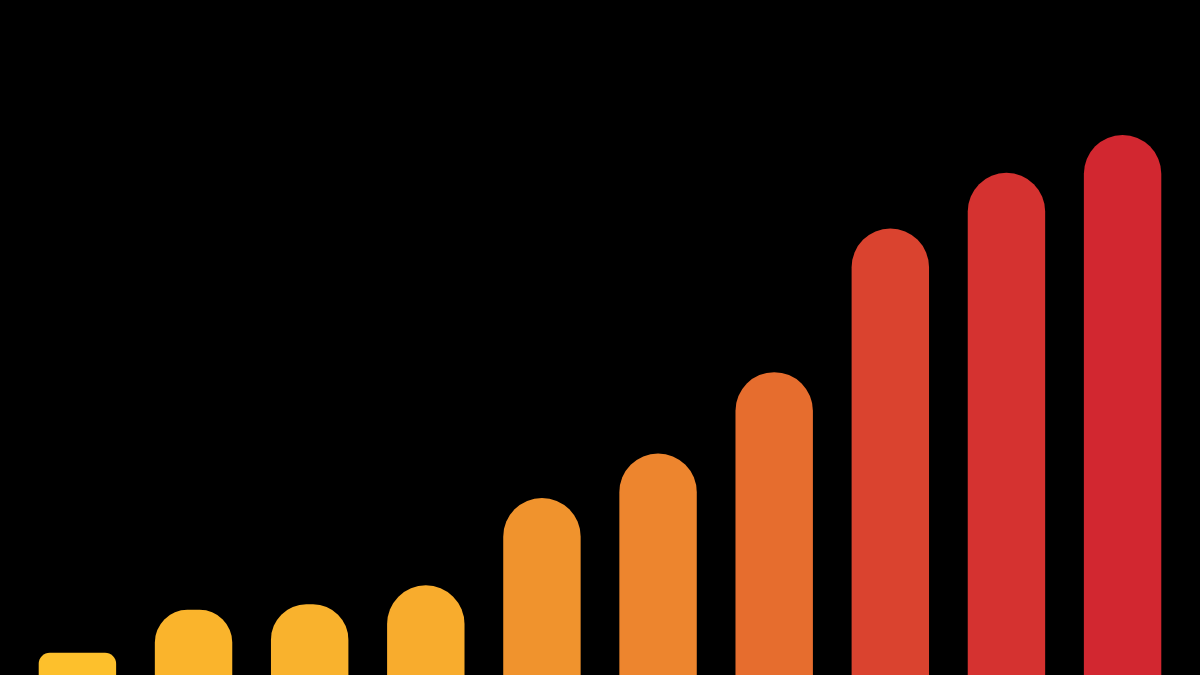
Frame 1 (no input)
Frame 2 (the mouse pressed at the canvas centre, redrawn once): identical to frame 1, image omitted

The p5.js sketch that drew this single still picture (run headless with seeded random() and noise() and a simulated clock; the mouse was pressed at the canvas centre and the sketch redrawn once):

// p5.js sketch
// ── sketch.js
let arrSize = 10;
let arr = Array.from({
    length: arrSize
}, () => Math.floor(Math.random() * 1000));
let arrMax = Math.max(...arr);
let unit;
let w;
let canvasWidth, canvasHeight;
let callTime = 0;
let timeStep = 100;
let bkg_color;
let color1 = [255, 199, 44];
let color2 = [210, 39, 48];
let color_gap = color1.map(function(item, index) {
    // In this case item correspond to currentValue of array a, 
    // using index to get value from array b
    return color2[index] - item;
})

function color_interp(ratio) {
    return color1.map(function(item, index) {
        // In this case item correspond to currentValue of array a, 
        // using index to get value from array b
        return item + ratio * color_gap[index];
    })
}

function randomize() {
    arr = Array.from({
        length: arrSize
    }, () => Math.floor(Math.random() * 1000));
}

function setup() {
    canvasWidth = windowWidth;
    canvasHeight = windowWidth * 9 / 16;
    createCanvas(canvasWidth, canvasHeight);
    unit = windowWidth / (3 * arr.length + 1);
    w = unit * 2;
    // bkg_color = color(215, 210, 203);
    bkg_color = "black";
    initDisplay(arr);
    qsort(0, arr.length - 1);
}

// function iteration() {
//     for (var i = 0; i < arr.length; i++) {
//         if (arr[i] === 0) continue;
//         // arr[i]--;
//     }
//     // initDisplay(arr);
// }

function getRandomInt(lower, upper) {
    lower = Math.ceil(lower);
    upper = Math.floor(upper);
    return Math.floor(Math.random() * (upper - lower)) + lower; //The maximum is exclusive and the minimum is inclusive
}

function swap(i, j) {
    let temp = arr[i];
    arr[i] = arr[j];
    arr[j] = temp;
    initDisplay();

    // delay(1000)
    // .then(() => {
    //     // let temp = arr[i];
    //     // arr[i] = arr[j];
    //     // arr[j] = temp;
    //     initDisplay();
    //     console.log(callTime, arr);
    // })
    // .catch((err) => console.error(err));

    // setTimeout((i, j) => {
    //     let temp = arr[i];
    //     arr[i] = arr[j];
    //     arr[j] = temp;
    //     initDisplay();
    //     console.log(callTime, arr);
    // }, callTime++ * timeStep);
}

// function delay(time) {
//     return new Promise((resolve, reject) => {
//         if (isNaN(time)) {
//             reject(new Error('delay requires a valid number of time'))
//         } else {
//             setTimeout(resolve, time);
//         }
//     });
// }

async function partition(l, r) {
    let i = l - 1;
    let pivot_idx = r;
    for (let j = l; j < r; j++) {
        if (arr[j] < arr[pivot_idx]) {
            // setInterval(() => swap(i + 1, j), 1000);
            await swap(i + 1, j);
            i++;
        }
    }
    // setInterval(() => swap(i + 1, pivot_idx), 1000);
    await swap(i + 1, pivot_idx);
    return i + 1;
}

async function qsort(l, r) {
    // implicit base case
    if (l < r) {
        pivot_idx = await partition(l, r);
        await qsort(l, pivot_idx - 1);
        await qsort(pivot_idx + 1, r);
    }
}

function initDisplay() {
    background(bkg_color);
    for (var i = 0; i < arr.length; i++) {
        let x = (1 + 3 * i) * unit;
        let h = arr[i] / arrMax * canvasHeight * 0.8;
        let y = canvasHeight - h;
        // let color = 'rgba(' + bar_color + ',' + (arr[i] / arrMax) + ')';
        let color = color_interp(arr[i] / arrMax);
        console.log(color);
        fill(color);
        noStroke();
        rect(x, y, w, h, w / 2, w / 2, 0, 0);
        // console.log(i, "x=", x, "y=", y, w, h)
    }
}

function draw() {
    // background(220);
    frameRate(30);
    // iteration();
    noLoop();
}
